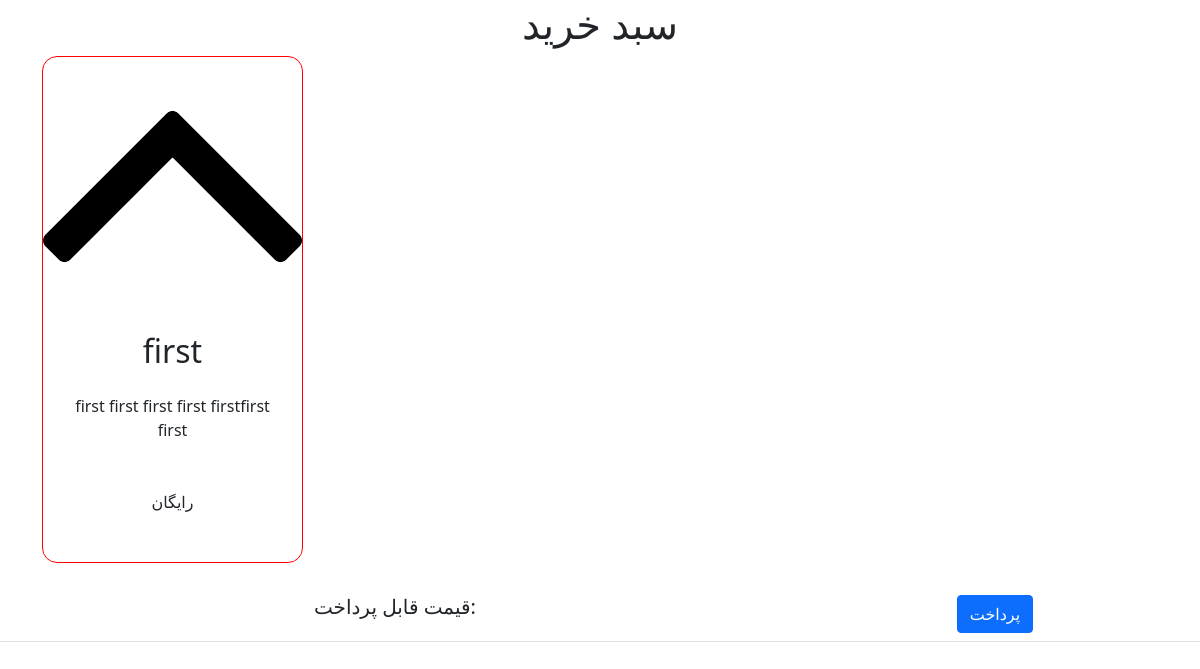
The app's page /basket/basket/ (signed in) with its own data.
### basket/models.py (models this page shows, shortened)
class OrderItem(models.Model):
    content = models.ForeignKey(Content, on_delete=models.CASCADE)
    order = models.ForeignKey(Order, on_delete=models.PROTECT)
    basket = models.ForeignKey(Basket, null=True, on_delete=models.CASCADE)

### content/models.py (models this page shows, shortened)
class Content(models.Model):
    id = models.UUIDField(primary_key=True, default=uuid.uuid4, editable=False)
    category = models.ManyToManyField(Category)
    title = models.CharField(max_length=50)
    description = models.TextField()
    image = models.ImageField(upload_to=image_path_generator, null=True, default=None, verbose_name='product images')
    FREE_STATUS = 'رایگان'
    PAYMENT_STATUS = 'پولی'
    PAYMENT_CHOICES_FIELD = (
        (FREE_STATUS, 'رایگان'),
        (PAYMENT_STATUS, 'پولی')
    )
    payment_status = models.CharField(max_length=50, choices=PAYMENT_CHOICES_FIELD, default=FREE_STATUS)
    price = models.IntegerField(null=True, blank=True)
    created_at = models.DateTimeField(auto_now_add=True)

### basket/views.py (the view)
# urls.py: path('basket/', basket, name='basket'),
@login_required(login_url='/customer/login/')
def basket(request):
    try:
        order_items = OrderItem.objects.filter(order__customer__user=request.user)
        order = Order.objects.get(customer__user=request.user)
    except Order.DoesNotExist:
        order = None
    finally:
        try:
            credit_charge = CreditCharge.objects.get(customer__user=request.user)
        except CreditCharge.DoesNotExist:
            credit_charge = None
    return render(request, 'basket/basket-contents.html', context={'order_items': order_items, 'order': order, 'credit_charge': credit_charge})

### basket/models.py (called while the page is built)
    def total_price(self):
        items = OrderItem.objects.filter(order__customer=self.customer)
        prices = [item.content.price for item in items if isinstance(item.content.price, int)]
        credit_charge = CreditCharge.objects.get(customer=self.customer).price
        return sum(prices) - credit_charge

### basket/templates/basket/basket-contents.html (shortened to what this page needs)
<!DOCTYPE html>
{% load static %}
<html lang="en">
<head>
    <link rel="stylesheet" href="https://cdn.jsdelivr.net/npm/bootstrap@5.1.3/dist/css/bootstrap.min.css">
    <link rel="stylesheet" href="{% static 'css/home.css' %}">
</head>
<body>
<h1 style="text-align: center">سبد خرید</h1>
     <div class="container">
        <div class="row">
            {% for item in order_items %}
             <div class="col-6 col-md-3 col-sm-6 mb-4 ">
                        <div class="card h-100" style="border: 1px solid red">
                            <a href="#">
                                <img src="{{ item.content.image.url }}" class="card-img-top">
                            </a>
                            <div class="card-body">
                                <p class="h2 text-decoration-none text-dark profile-link text-center">{{ item.content.title }}</p>
                                <div class="card-body">
                                    <p class="text-center"> {{ item.content.description }}</p>
                                </div>
                                {% if item.content.price %}
                                    <div class="card-body">
                                        <p class="text-center"> قیمت {{ item.content.price }} تومان</p>
                                    </div>
                                {% else %}
                                    <div class="card-body">
                                        <p class="text-center">رایگان</p>
                                    </div>
                                {% endif %}
                            </div>
                        </div>
                    </div>
            {% endfor %}
        </div>
    </div>
{% if order %}
<div style="text-align: center">
    <table class="table">
        <tr>
            <th><h5>قیمت قابل پرداخت: <strong>{{ order.total_price }}</strong></h5></th>
            <th>
                <button class="btn btn-primary">پرداخت</button>
            </th>
        </tr>
    </table>
</div>
{% endif %}
</body>
</html>

### content/static/css/home.css (style rules this page uses)
.card { border-radius: 15px; }
.card-img-top { border-radius: 15px; }

### records on screen
OrderItem: content.image (picture), content "first", content.description "first first first first firstfirst first", shows "رایگان"
